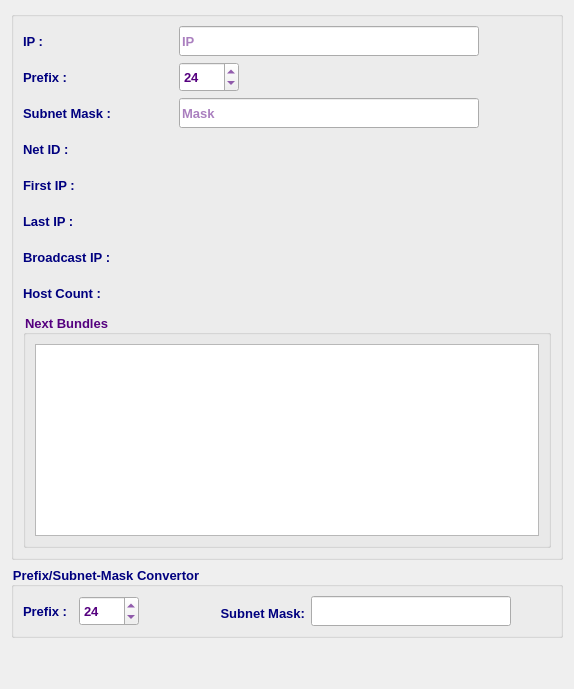
     <widget class="QWidget" name="calcTab">
      <attribute name="icon">
       <iconset resource="../../../../image.qrc">
        <normaloff>:/Image/calculator.png</normaloff>:/Image/calculator.png</iconset>
      </attribute>
      <attribute name="title">
       <string>IPV4 Calculator</string>
      </attribute>
      <layout class="QVBoxLayout" name="verticalLayout_7">
       <item>
        <widget class="QGroupBox" name="groupBox_3">
         <property name="font">
          <font>
           <pointsize>10</pointsize>
           <weight>75</weight>
           <bold>true</bold>
          </font>
         </property>
         <property name="title">
          <string/>
         </property>
         <layout class="QVBoxLayout" name="verticalLayout_6">
          <item>
           <layout class="QHBoxLayout" name="horizontalLayout_19">
            <item>
             <widget class="QLabel" name="label_7">
              <property name="minimumSize">
               <size>
                <width>150</width>
                <height>30</height>
               </size>
              </property>
              <property name="maximumSize">
               <size>
                <width>100</width>
                <height>30</height>
               </size>
              </property>
              <property name="font">
               <font>
                <family>Tahoma</family>
                <pointsize>10</pointsize>
                <weight>75</weight>
                <bold>true</bold>
               </font>
              </property>
              <property name="styleSheet">
               <string notr="true">color: rgb(0, 0, 127);</string>
              </property>
              <property name="text">
               <string>IP :</string>
              </property>
             </widget>
            </item>
            <item>
             <widget class="QLineEdit" name="CIpLE">
              <property name="minimumSize">
               <size>
                <width>300</width>
                <height>30</height>
               </size>
              </property>
              <property name="maximumSize">
               <size>
                <width>300</width>
                <height>30</height>
               </size>
              </property>
              <property name="font">
               <font>
                <family>Tahoma</family>
                <pointsize>10</pointsize>
                <weight>75</weight>
                <bold>true</bold>
               </font>
              </property>
              <property name="styleSheet">
               <string notr="true">color: rgb(85, 0, 127);</string>
              </property>
              <property name="placeholderText">
               <string>IP</string>
              </property>
             </widget>
            </item>
            <item>
             <spacer name="horizontalSpacer_13">
              <property name="orientation">
               <enum>Qt::Horizontal</enum>
              </property>
              <property name="sizeHint" stdset="0">
               <size>
                <width>40</width>
                <height>20</height>
               </size>
              </property>
             </spacer>
            </item>
           </layout>
          </item>
          <item>
           <layout class="QHBoxLayout" name="horizontalLayout_18">
            <item>
             <widget class="QLabel" name="label_8">
              <property name="minimumSize">
               <size>
                <width>150</width>
                <height>30</height>
               </size>
              </property>
              <property name="maximumSize">
               <size>
                <width>100</width>
                <height>30</height>
               </size>
              </property>
              <property name="font">
               <font>
                <family>Tahoma</family>
                <pointsize>10</pointsize>
                <weight>75</weight>
                <bold>true</bold>
               </font>
              </property>
              <property name="styleSheet">
               <string notr="true">color: rgb(0, 0, 127);</string>
              </property>
              <property name="text">
               <string>Prefix :</string>
              </property>
             </widget>
            </item>
            <item>
             <widget class="QSpinBox" name="CPrefixSB">
              <property name="minimumSize">
               <size>
                <width>60</width>
                <height>30</height>
               </size>
              </property>
              <property name="maximumSize">
               <size>
                <width>100</width>
                <height>30</height>
               </size>
              </property>
              <property name="font">
               <font>
                <family>Tahoma</family>
                <pointsize>10</pointsize>
                <weight>75</weight>
                <bold>true</bold>
               </font>
              </property>
              <property name="styleSheet">
               <string notr="true">color: rgb(85, 0, 127);</string>
              </property>
              <property name="minimum">
               <number>4</number>
              </property>
              <property name="maximum">
               <number>32</number>
              </property>
              <property name="value">
               <number>24</number>
              </property>
             </widget>
            </item>
            <item>
             <spacer name="horizontalSpacer_14">
              <property name="orientation">
               <enum>Qt::Horizontal</enum>
              </property>
              <property name="sizeHint" stdset="0">
               <size>
                <width>40</width>
                <height>20</height>
               </size>
              </property>
             </spacer>
            </item>
           </layout>
          </item>
          <item>
           <layout class="QHBoxLayout" name="horizontalLayout_17">
            <item>
             <widget class="QLabel" name="label_9">
              <property name="minimumSize">
               <size>
                <width>150</width>
                <height>30</height>
               </size>
              </property>
              <property name="maximumSize">
               <size>
                <width>100</width>
                <height>30</height>
               </size>
              </property>
              <property name="font">
               <font>
                <family>Tahoma</family>
                <pointsize>10</pointsize>
                <weight>75</weight>
                <bold>true</bold>
               </font>
              </property>
              <property name="styleSheet">
               <string notr="true">color: rgb(0, 0, 127);</string>
              </property>
              <property name="text">
               <string>Subnet Mask :</string>
              </property>
             </widget>
            </item>
            <item>
             <widget class="QLineEdit" name="CMaskLE">
              <property name="minimumSize">
               <size>
                <width>300</width>
                <height>30</height>
               </size>
              </property>
              <property name="maximumSize">
               <size>
                <width>300</width>
                <height>30</height>
               </size>
              </property>
              <property name="font">
               <font>
                <family>Tahoma</family>
                <pointsize>10</pointsize>
                <weight>75</weight>
                <bold>true</bold>
               </font>
              </property>
              <property name="styleSheet">
               <string notr="true">color: rgb(85, 0, 127);</string>
              </property>
              <property name="placeholderText">
               <string>Mask</string>
              </property>
             </widget>
            </item>
            <item>
             <spacer name="horizontalSpacer_15">
              <property name="orientation">
               <enum>Qt::Horizontal</enum>
              </property>
              <property name="sizeHint" stdset="0">
               <size>
                <width>40</width>
                <height>20</height>
               </size>
              </property>
             </spacer>
            </item>
           </layout>
          </item>
          <item>
           <layout class="QHBoxLayout" name="horizontalLayout_16">
            <item>
             <widget class="QLabel" name="label_10">
              <property name="minimumSize">
               <size>
                <width>150</width>
                <height>30</height>
               </size>
              </property>
              <property name="maximumSize">
               <size>
                <width>16777215</width>
                <height>30</height>
               </size>
              </property>
              <property name="font">
               <font>
                <family>Tahoma</family>
                <pointsize>10</pointsize>
                <weight>75</weight>
                <bold>true</bold>
               </font>
              </property>
              <property name="styleSheet">
               <string notr="true">color: rgb(0, 0, 127);</string>
              </property>
              <property name="text">
               <string>Net ID :</string>
              </property>
             </widget>
            </item>
            <item>
             <widget class="QLabel" name="CNetIdLbl">
              <property name="sizePolicy">
               <sizepolicy hsizetype="Expanding" vsizetype="Preferred">
                <horstretch>0</horstretch>
                <verstretch>0</verstretch>
               </sizepolicy>
              </property>
              <property name="minimumSize">
               <size>
                <width>300</width>
                <height>30</height>
               </size>
              </property>
              <property name="maximumSize">
               <size>
                <width>16777215</width>
                <height>30</height>
               </size>
              </property>
              <property name="font">
               <font>
                <family>Tahoma</family>
                <pointsize>10</pointsize>
                <weight>75</weight>
                <bold>true</bold>
               </font>
              </property>
              <property name="styleSheet">
               <string notr="true">color: rgb(85, 0, 127);</string>
              </property>
              <property name="text">
               <string/>
              </property>
             </widget>
            </item>
           </layout>
          </item>
          <item>
           <layout class="QHBoxLayout" name="horizontalLayout_15">
            <item>
             <widget class="QLabel" name="label_11">
              <property name="minimumSize">
               <size>
                <width>150</width>
                <height>30</height>
               </size>
              </property>
              <property name="maximumSize">
               <size>
                <width>16777215</width>
                <height>30</height>
               </size>
              </property>
              <property name="font">
               <font>
                <family>Tahoma</family>
                <pointsize>10</pointsize>
                <weight>75</weight>
                <bold>true</bold>
               </font>
              </property>
              <property name="styleSheet">
               <string notr="true">color: rgb(0, 0, 127);</string>
              </property>
              <property name="text">
               <string>First IP :</string>
              </property>
             </widget>
            </item>
            <item>
             <widget class="QLabel" name="CFirstIpLbl">
              <property name="sizePolicy">
               <sizepolicy hsizetype="Expanding" vsizetype="Preferred">
                <horstretch>0</horstretch>
                <verstretch>0</verstretch>
               </sizepolicy>
              </property>
              <property name="minimumSize">
               <size>
                <width>300</width>
                <height>30</height>
               </size>
              </property>
              <property name="maximumSize">
               <size>
                <width>16777215</width>
                <height>30</height>
               </size>
              </property>
              <property name="font">
               <font>
                <family>Tahoma</family>
                <pointsize>10</pointsize>
                <weight>75</weight>
                <bold>true</bold>
               </font>
              </property>
              <property name="styleSheet">
               <string notr="true">color: rgb(85, 0, 127);</string>
              </property>
              <property name="text">
               <string/>
              </property>
             </widget>
            </item>
           </layout>
          </item>
          <item>
           <layout class="QHBoxLayout" name="horizontalLayout_14">
            <item>
             <widget class="QLabel" name="label_12">
              <property name="minimumSize">
               <size>
                <width>150</width>
                <height>30</height>
               </size>
              </property>
              <property name="maximumSize">
               <size>
                <width>16777215</width>
                <height>30</height>
               </size>
              </property>
              <property name="font">
               <font>
                <family>Tahoma</family>
                <pointsize>10</pointsize>
                <weight>75</weight>
                <bold>true</bold>
               </font>
              </property>
              <property name="styleSheet">
               <string notr="true">color: rgb(0, 0, 127);</string>
              </property>
              <property name="text">
               <string>Last IP :</string>
              </property>
             </widget>
            </item>
            <item>
             <widget class="QLabel" name="CLastIpLbl">
              <property name="sizePolicy">
               <sizepolicy hsizetype="Expanding" vsizetype="Preferred">
                <horstretch>0</horstretch>
                <verstretch>0</verstretch>
               </sizepolicy>
              </property>
              <property name="minimumSize">
               <size>
                <width>300</width>
                <height>30</height>
               </size>
              </property>
              <property name="maximumSize">
               <size>
                <width>16777215</width>
                <height>30</height>
               </size>
              </property>
              <property name="font">
               <font>
                <family>Tahoma</family>
                <pointsize>10</pointsize>
                <weight>75</weight>
                <bold>true</bold>
               </font>
              </property>
              <property name="styleSheet">
               <string notr="true">color: rgb(85, 0, 127);</string>
              </property>
              <property name="text">
               <string/>
              </property>
             </widget>
            </item>
           </layout>
          </item>
          <item>
           <layout class="QHBoxLayout" name="horizontalLayout_13">
            <item>
             <widget class="QLabel" name="label_13">
              <property name="minimumSize">
               <size>
                <width>150</width>
                <height>30</height>
               </size>
              </property>
              <property name="maximumSize">
               <size>
                <width>16777215</width>
                <height>30</height>
               </size>
              </property>
              <property name="font">
               <font>
                <family>Tahoma</family>
                <pointsize>10</pointsize>
                <weight>75</weight>
                <bold>true</bold>
               </font>
              </property>
              <property name="styleSheet">
               <string notr="true">color: rgb(0, 0, 127);</string>
              </property>
              <property name="text">
               <string>Broadcast IP :</string>
              </property>
             </widget>
            </item>
            <item>
             <widget class="QLabel" name="CBCLbl">
              <property name="sizePolicy">
               <sizepolicy hsizetype="Expanding" vsizetype="Preferred">
                <horstretch>0</horstretch>
                <verstretch>0</verstretch>
               </sizepolicy>
              </property>
              <property name="minimumSize">
               <size>
                <width>300</width>
                <height>30</height>
               </size>
              </property>
              <property name="maximumSize">
               <size>
                <width>16777215</width>
                <height>30</height>
               </size>
              </property>
              <property name="font">
               <font>
                <family>Tahoma</family>
                <pointsize>10</pointsize>
                <weight>75</weight>
                <bold>true</bold>
               </font>
              </property>
              <property name="styleSheet">
               <string notr="true">color: rgb(85, 0, 127);</string>
              </property>
              <property name="text">
               <string/>
              </property>
             </widget>
            </item>
           </layout>
          </item>
          <item>
           <layout class="QHBoxLayout" name="horizontalLayout_12">
            <item>
             <widget class="QLabel" name="label_14">
              <property name="minimumSize">
               <size>
                <width>150</width>
                <height>30</height>
               </size>
              </property>
              <property name="maximumSize">
               <size>
                <width>16777215</width>
                <height>30</height>
               </size>
              </property>
              <property name="font">
               <font>
                <family>Tahoma</family>
                <pointsize>10</pointsize>
                <weight>75</weight>
                <bold>true</bold>
               </font>
              </property>
              <property name="styleSheet">
               <string notr="true">color: rgb(0, 0, 127);</string>
              </property>
              <property name="text">
               <string>Host Count :</string>
              </property>
             </widget>
            </item>
            <item>
             <widget class="QLabel" name="CHostCountLbl">
              <property name="sizePolicy">
               <sizepolicy hsizetype="Expanding" vsizetype="Preferred">
                <horstretch>0</horstretch>
                <verstretch>0</verstretch>
               </sizepolicy>
              </property>
              <property name="minimumSize">
               <size>
                <width>300</width>
                <height>30</height>
               </size>
              </property>
              <property name="maximumSize">
               <size>
                <width>16777215</width>
                <height>30</height>
               </size>
              </property>
              <property name="font">
               <font>
                <family>Tahoma</family>
                <pointsize>10</pointsize>
                <weight>75</weight>
                <bold>true</bold>
               </font>
              </property>
              <property name="styleSheet">
               <string notr="true">color: rgb(85, 0, 127);</string>
              </property>
              <property name="text">
               <string/>
              </property>
             </widget>
            </item>
           </layout>
          </item>
          <item>
           <widget class="QGroupBox" name="groupBox_4">
            <property name="font">
             <font>
              <family>Tahoma</family>
              <pointsize>10</pointsize>
              <weight>75</weight>
              <bold>true</bold>
             </font>
            </property>
            <property name="styleSheet">
             <string notr="true">color: rgb(85, 0, 127);</string>
            </property>
            <property name="title">
             <string>Next Bundles</string>
            </property>
            <layout class="QVBoxLayout" name="verticalLayout_9">
             <item>
              <widget class="QListView" name="CNextBundlesLV">
               <property name="font">
                <font>
                 <family>Tahoma</family>
                 <pointsize>10</pointsize>
                 <weight>50</weight>
                 <bold>false</bold>
                </font>
               </property>
               <property name="styleSheet">
                <string notr="true">color: rgb(0, 0, 0);</string>
               </property>
               <property name="editTriggers">
                <set>QAbstractItemView::NoEditTriggers</set>
               </property>
               <property name="alternatingRowColors">
                <bool>true</bool>
               </property>
               <property name="selectionBehavior">
                <enum>QAbstractItemView::SelectRows</enum>
               </property>
               <property name="wordWrap">
                <bool>true</bool>
               </property>
              </widget>
             </item>
            </layout>
           </widget>
          </item>
         </layout>
        </widget>
       </item>
       <item>
        <widget class="QGroupBox" name="groupBox_2">
         <property name="font">
          <font>
           <family>Tahoma</family>
           <pointsize>10</pointsize>
           <weight>75</weight>
           <bold>true</bold>
          </font>
         </property>
         <property name="styleSheet">
          <string notr="true">color: rgb(0, 0, 127);</string>
         </property>
         <property name="title">
          <string>Prefix/Subnet-Mask Convertor</string>
         </property>
         <layout class="QVBoxLayout" name="verticalLayout_8">
          <item>
           <layout class="QHBoxLayout" name="horizontalLayout_20">
            <item>
             <widget class="QLabel" name="label_22">
              <property name="sizePolicy">
               <sizepolicy hsizetype="Preferred" vsizetype="Preferred">
                <horstretch>0</horstretch>
                <verstretch>0</verstretch>
               </sizepolicy>
              </property>
              <property name="minimumSize">
               <size>
                <width>50</width>
                <height>30</height>
               </size>
              </property>
              <property name="maximumSize">
               <size>
                <width>100</width>
                <height>30</height>
               </size>
              </property>
              <property name="font">
               <font>
                <family>Tahoma</family>
                <pointsize>10</pointsize>
                <weight>75</weight>
                <bold>true</bold>
               </font>
              </property>
              <property name="styleSheet">
               <string notr="true">color: rgb(0, 0, 127);</string>
              </property>
              <property name="text">
               <string>Prefix :</string>
              </property>
             </widget>
            </item>
            <item>
             <widget class="QSpinBox" name="C2PrefixSB">
              <property name="minimumSize">
               <size>
                <width>60</width>
                <height>30</height>
               </size>
              </property>
              <property name="maximumSize">
               <size>
                <width>100</width>
                <height>60</height>
               </size>
              </property>
              <property name="font">
               <font>
                <family>Tahoma</family>
                <pointsize>10</pointsize>
                <weight>75</weight>
                <bold>true</bold>
               </font>
              </property>
              <property name="styleSheet">
               <string notr="true">color: rgb(85, 0, 127);</string>
              </property>
              <property name="minimum">
               <number>4</number>
              </property>
              <property name="maximum">
               <number>32</number>
              </property>
              <property name="value">
               <number>24</number>
              </property>
             </widget>
            </item>
            <item>
             <spacer name="horizontalSpacer_21">
              <property name="orientation">
               <enum>Qt::Horizontal</enum>
              </property>
              <property name="sizeType">
               <enum>QSizePolicy::Fixed</enum>
              </property>
              <property name="sizeHint" stdset="0">
               <size>
                <width>40</width>
                <height>20</height>
               </size>
              </property>
             </spacer>
            </item>
            <item>
             <widget class="QLabel" name="label_23">
              <property name="minimumSize">
               <size>
                <width>120</width>
                <height>30</height>
               </size>
              </property>
              <property name="maximumSize">
               <size>
                <width>120</width>
                <height>25</height>
               </size>
              </property>
              <property name="font">
               <font>
                <family>Tahoma</family>
                <pointsize>10</pointsize>
                <weight>75</weight>
                <bold>true</bold>
               </font>
              </property>
              <property name="styleSheet">
               <string notr="true">color: rgb(0, 0, 127);</string>
              </property>
              <property name="text">
               <string>Subnet Mask:</string>
              </property>
              <property name="alignment">
               <set>Qt::AlignRight|Qt::AlignTrailing|Qt::AlignVCenter</set>
              </property>
             </widget>
            </item>
            <item>
             <widget class="QLineEdit" name="C2MaskLE">
              <property name="sizePolicy">
               <sizepolicy hsizetype="Expanding" vsizetype="Preferred">
                <horstretch>0</horstretch>
                <verstretch>0</verstretch>
               </sizepolicy>
              </property>
              <property name="minimumSize">
               <size>
                <width>200</width>
                <height>30</height>
               </size>
              </property>
              <property name="maximumSize">
               <size>
                <width>300</width>
                <height>30</height>
               </size>
              </property>
              <property name="font">
               <font>
                <family>Tahoma</family>
                <pointsize>10</pointsize>
                <weight>75</weight>
                <bold>true</bold>
               </font>
              </property>
              <property name="styleSheet">
               <string notr="true">color: rgb(85, 0, 127);</string>
              </property>
             </widget>
            </item>
            <item>
             <spacer name="horizontalSpacer_22">
              <property name="orientation">
               <enum>Qt::Horizontal</enum>
              </property>
              <property name="sizeType">
               <enum>QSizePolicy::Fixed</enum>
              </property>
              <property name="sizeHint" stdset="0">
               <size>
                <width>40</width>
                <height>20</height>
               </size>
              </property>
             </spacer>
            </item>
           </layout>
          </item>
         </layout>
        </widget>
       </item>
       <item>
        <spacer name="verticalSpacer_2">
         <property name="orientation">
          <enum>Qt::Vertical</enum>
         </property>
         <property name="sizeHint" stdset="0">
          <size>
           <width>20</width>
           <height>40</height>
          </size>
         </property>
        </spacer>
       </item>
      </layout>
     </widget>
